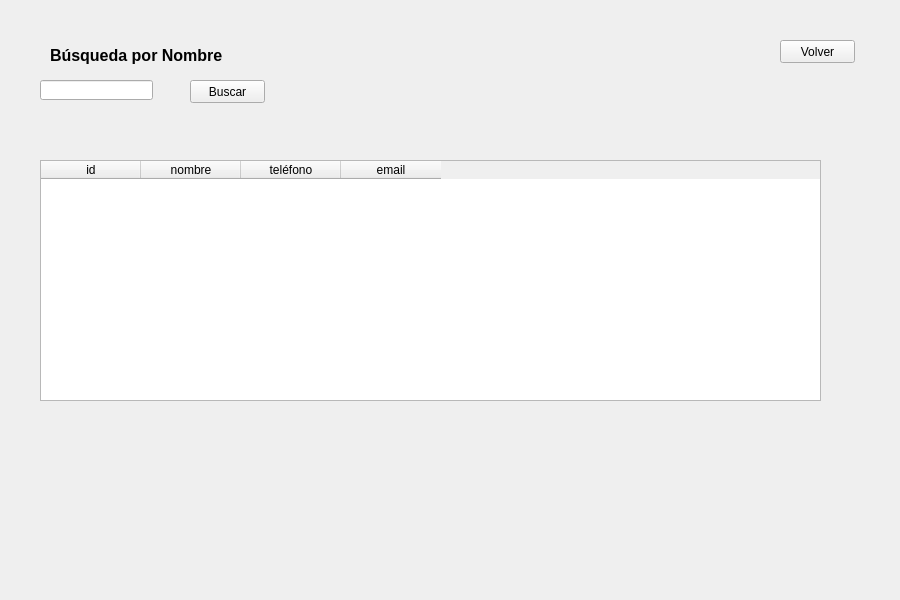
<?xml version="1.0" encoding="UTF-8"?>
<ui version="4.0">
 <class>BuscarClientes</class>
 <widget class="QWidget" name="BuscarClientes">
  <property name="geometry">
   <rect>
    <x>0</x>
    <y>0</y>
    <width>900</width>
    <height>600</height>
   </rect>
  </property>
  <property name="minimumSize">
   <size>
    <width>900</width>
    <height>600</height>
   </size>
  </property>
  <property name="windowTitle">
   <string>Buscar Clientes</string>
  </property>
  <widget class="QLineEdit" name="lnNombre">
   <property name="geometry">
    <rect>
     <x>40</x>
     <y>80</y>
     <width>113</width>
     <height>20</height>
    </rect>
   </property>
  </widget>
  <widget class="QPushButton" name="btnSearch">
   <property name="geometry">
    <rect>
     <x>190</x>
     <y>80</y>
     <width>75</width>
     <height>23</height>
    </rect>
   </property>
   <property name="text">
    <string>Buscar</string>
   </property>
  </widget>
  <widget class="QPushButton" name="btnBack">
   <property name="geometry">
    <rect>
     <x>780</x>
     <y>40</y>
     <width>75</width>
     <height>23</height>
    </rect>
   </property>
   <property name="text">
    <string>Volver</string>
   </property>
  </widget>
  <widget class="QTableWidget" name="tableWidget">
   <property name="geometry">
    <rect>
     <x>40</x>
     <y>160</y>
     <width>781</width>
     <height>241</height>
    </rect>
   </property>
   <column>
    <property name="text">
     <string>id</string>
    </property>
   </column>
   <column>
    <property name="text">
     <string>nombre</string>
    </property>
   </column>
   <column>
    <property name="text">
     <string>teléfono</string>
    </property>
   </column>
   <column>
    <property name="text">
     <string>email</string>
    </property>
   </column>
  </widget>
  <widget class="QLabel" name="label">
   <property name="geometry">
    <rect>
     <x>50</x>
     <y>40</y>
     <width>191</width>
     <height>31</height>
    </rect>
   </property>
   <property name="font">
    <font>
     <pointsize>12</pointsize>
     <weight>75</weight>
     <bold>true</bold>
    </font>
   </property>
   <property name="text">
    <string>Búsqueda por Nombre</string>
   </property>
  </widget>
 </widget>
 <resources/>
 <connections/>
</ui>
